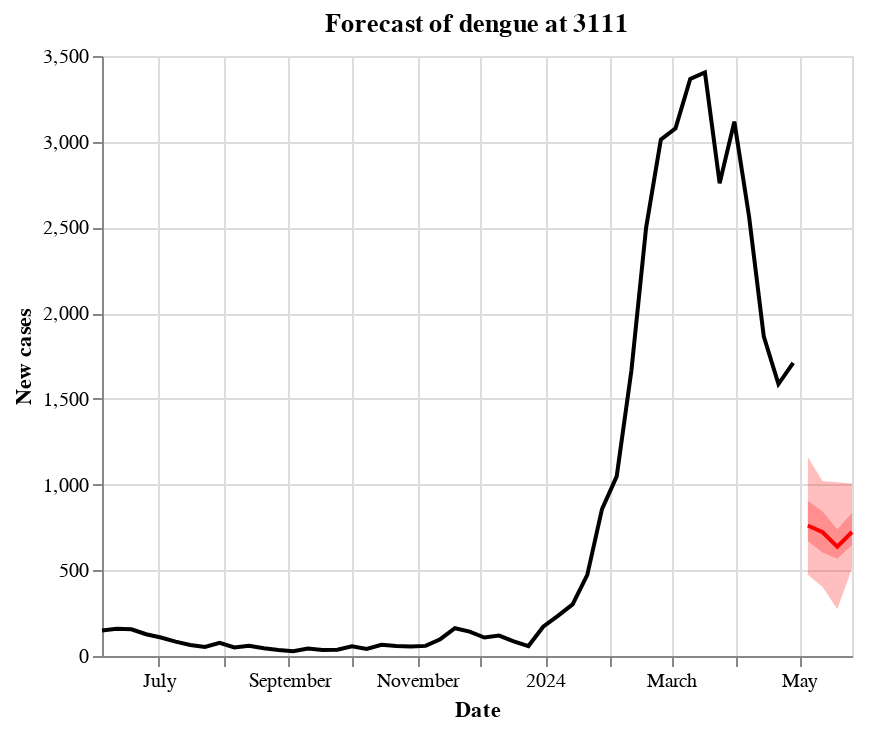

Notebook cell for this chart:
### Markdown cell above
### Altair figure without map

### Code cell
width = 375

base = alt.Chart(df_data, title=f"Forecast of dengue at {macro}").mark_line().encode(
    x=alt.X('index:T').title('Date'),
    y=alt.Y(f'casos_est_{macro}:Q').title('New cases'), 
     color=alt.value('black'), 
    tooltip=[alt.Tooltip('index:T', title='Date'),
             alt.Tooltip(f'casos_est_{macro}:Q', title='New cases', format='.0f')]
).properties(
    width=width, 
)

median = alt.Chart(df_for).mark_line().encode(
    x=alt.X('date:T').title('Date'),
    y=alt.Y('forecast:Q').title('New cases'), 
     color=alt.value('red'),
    tooltip=[alt.Tooltip('date:T', title='Date'),
             alt.Tooltip('lower_2_5:Q', title='IC (2.5%)', format='.0f'),
             alt.Tooltip('lower_25:Q', title='IC (25%)', format='.0f'),
             alt.Tooltip('forecast:Q', title='Forecast', format='.0f'), 
             alt.Tooltip('upper_75:Q', title='IC (75%)', format='.0f'), 
             alt.Tooltip('upper_97_5:Q', title='IC (97.5%)', format='.0f')] 
).properties(
   
).properties(
    width=width, 
)

conf1 = median.mark_area(
    opacity=0.25,
).encode(
    x='date:T',
    y='lower_25:Q',
    y2='upper_75:Q',
    color=alt.value('red')
)

conf2 = median.mark_area(
    opacity=0.25,
).encode(
    x='date:T',
    y='lower_2_5:Q',
    y2='upper_97_5:Q',
    color=alt.value('red')
)



combined_chart = alt.vconcat(base+ median+ conf1+conf2).resolve_scale(
    x='shared'  # Share the x-axis between the two plots
)

combined_chart
